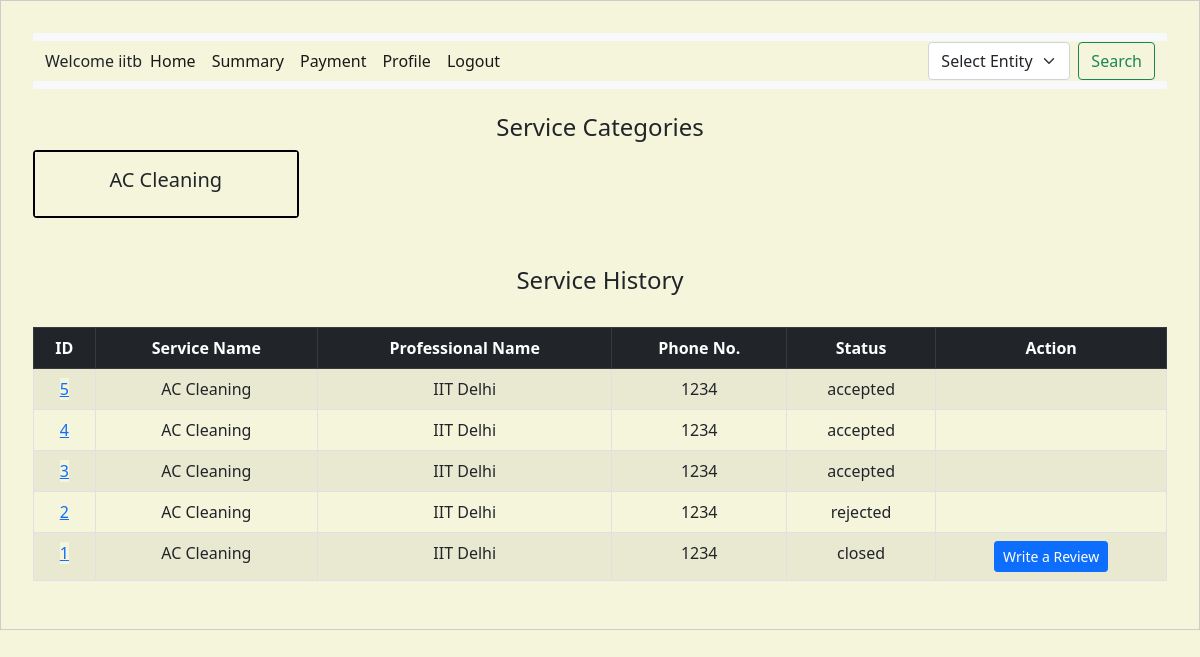
The app's page /customer_dashboard (signed in) with its own data.
### backend/models.py (models this page shows)
class Customer(db.Model):
    __tablename__ = "customer"
    id = db.Column(db.Integer, primary_key=True, autoincrement=True)
    username = db.Column(db.String, unique=True, nullable=False)
    password = db.Column(db.String, nullable=False)
    name = db.Column(db.String, nullable=False)
    email = db.Column(db.String, unique=True, nullable=False)
    address = db.Column(db.String, nullable=False)
    pin_code = db.Column(db.String, nullable=False)
    phone_no = db.Column(db.Integer, nullable=False)
    gender = db.Column(db.String, nullable=True)  # New column for gender (optional)
    profile_pic = db.Column(
        db.String, nullable=True
    )  # New column for profile picture (optional)
    role = db.Column(
        db.Integer, nullable=False, default=1
    )  # 0 for admin, 1 for customer
    average_rating = db.Column(db.Float, nullable=True)  # New column for average rating
    is_blocked = db.Column(
        db.Boolean, default=False
    )  # New column to track block status

class Service_Request(db.Model):
    __tablename__ = "service_request"
    id = db.Column(db.Integer, primary_key=True, autoincrement=True)
    service_id = db.Column(db.Integer, db.ForeignKey("service.id"), nullable=False)
    customer_id = db.Column(db.Integer, db.ForeignKey("customer.id"), nullable=False)
    professional_id = db.Column(
        db.Integer, db.ForeignKey("service_professional.id"), nullable=False
    )
    date_of_request = db.Column(db.DateTime, nullable=False, default=datetime.utcnow)
    date_of_completion = db.Column(db.DateTime)
    service_status = db.Column(
        db.String, nullable=False
    )  # e.g., 'requested', 'assigned', 'closed'
    remarks = db.Column(db.String, nullable=True)  # ratings given by customer
    rating = db.Column(db.Integer, nullable=True)  # Added this line for the rating
    customer_rating = db.Column(
        db.Integer, nullable=True
    )  # Rating given by professional
    customer_remarks = db.Column(
        db.String, nullable=True
    )  # Remarks from the professional
    requested_date = db.Column(db.Date)
    requested_time = db.Column(db.Time)
    service = db.relationship(
        "Service",
        backref=db.backref(
            "service_requests",
            lazy=True,
        ),
    )
    customer = db.relationship(
        "Customer", backref=db.backref("service_requests", lazy=True)
    )
    professional = db.relationship(
        "Service_Professional",
        backref=db.backref("service_requests", lazy=True, cascade="all, delete-orphan"),
    )
    payments = db.relationship("Payment", back_populates="service_request", lazy=True)

class Service(db.Model):
    __tablename__ = "service"
    id = db.Column(db.Integer, primary_key=True, autoincrement=True)
    name = db.Column(db.String, nullable=False)
    base_price = db.Column(
        db.Integer, nullable=False
    )  # Changed 'price' to 'base_price'
    base_time_required = db.Column(db.String, nullable=True)
    description = db.Column(db.String, nullable=False)
    service_pic = db.Column(
        db.String, nullable=True
    )  # New column for service picture (optional)
    professional_services = db.relationship(
        "ProfessionalService", back_populates="service"
    )

class Service_Professional(db.Model):
    __tablename__ = "service_professional"
    id = db.Column(db.Integer, primary_key=True, autoincrement=True)
    username = db.Column(db.String, unique=True, nullable=False)
    password = db.Column(db.String, nullable=False)
    name = db.Column(db.String, nullable=False)
    service_type = db.Column(
        db.String, nullable=False
    )  # nullable true done for some reason
    experience = db.Column(db.Integer, nullable=False)
    phone_no = db.Column(db.Integer, nullable=False)
    email = db.Column(db.String, unique=True, nullable=False)
    address = db.Column(db.String, nullable=False)
    pin_code = db.Column(db.String, nullable=False)
    verified_status = db.Column(db.String, nullable=True, default="Not verified yet")
    gender = db.Column(db.String, nullable=True)  # New column for gender (optional)
    profile_pic = db.Column(
        db.String, nullable=True
    )  # New column for profile picture (optional)
    average_rating = db.Column(db.Float, nullable=True)  # New column for average rating
    document = db.Column(db.String, nullable=True)  # Column to store document path
    block_status = db.Column(db.Boolean, default=False)  # Block/unblock status
    custom_services = db.relationship(
        "ProfessionalService",
        back_populates="professional",
        lazy=True,
        cascade="all, delete-orphan",
    )

### backend/controller.py (the view)
@app.route("/customer_dashboard")
def customer_dashboard():
    customer_id = session.get("customer_id")
    customer = Customer.query.get(customer_id)
    if not customer_id:
        return redirect(url_for("user_login"))
    services = Service.query.all()
    pin_codes = db.session.query(Service_Professional.pin_code).distinct().all()
    pin_codes = [pin[0] for pin in pin_codes]  # Extract pin codes from query results
    service_requests = Service_Request.query.filter_by(customer_id=customer_id).all()
    service_requests.sort(key=lambda request: request.id, reverse=True)
    if customer.is_blocked:
        block_message = (
            "You have been blocked by the admin and cannot book any services."
        )
    else:
        block_message = ""
    return render_template(
        "customer_dashboard.html",
        block_message=block_message,
        services=services,
        service_requests=service_requests,
        pin_codes=pin_codes,
        customer=session.get("username"),  # Assuming customer_name is stored in session
    )

### templates/customer_dashboard.html (shortened to what this page needs)
<!DOCTYPE html>
<html lang="en">
<head>
    <link rel="stylesheet" href="/static/style.css" />
    <link href="https://cdn.jsdelivr.net/npm/bootstrap@5.0.2/dist/css/bootstrap.min.css" rel="stylesheet" />
</head>
<body>
    <div id="container">
        <div id="panel">
            <nav class="navbar navbar-expand-lg navbar-light bg-light mb-4">
                <div class=" container-fluid">
                    <label>Welcome {{ customer }}</label>
                    <div class="collapse navbar-collapse" id="navbarSupportedContent">
                        <ul class="navbar-nav me-auto mb-2 mb-lg-0">
                            <li class="nav-item">
                                <a class="nav-link active" aria-current="page"
                                    href="{{ url_for('customer_dashboard') }}">Home</a>
                            </li>
                            <li class="nav-item">
                                <a class="nav-link active" aria-current="page"
                                    href="{{ url_for('customer_summary') }}">Summary</a>
                            </li>
                            <li class="nav-item">
                                <a class="nav-link active" aria-current="page"
                                    href="{{ url_for('customer_payments') }}">Payment</a>
                            </li>
                            <li class="nav-item">
                                <a class="nav-link active" aria-current="page"
                                    href="{{ url_for('customer_profile') }}">Profile</a>
                            </li>
                            <li class="nav-item">
                                <a class="nav-link active" aria-current="page" href="{{ url_for('logout') }}">Logout</a>
                            </li>
                        </ul>
                        <form class="d-flex" action="{{ url_for('search_service') }}" method="GET">
                            <select class="form-select me-2" name="entity" id="entity" required>
                                <option value="" disabled selected>Select Entity</option>
                            </select>
                            <button class="btn btn-outline-success" type="submit">Search</button>
                        </form>
                    </div>
                </div>
            </nav>
            <h4 class="mt-4">Service Categories</h4>
            <div class="row">
                {% for service in services %}
                <div class="col-md-3 mb-4">
                    <div class="card h-100">
                        <div class="card-body">
                            <h5 class="card-title">{{ service.name }}</h5>
                        </div>
                    </div>
                </div>
                {% endfor %}
            </div>
            <h4 class="mt-4">Service History</h4>
            <br>
            {% if service_requests %}
            <table class="table table-bordered table-striped">
                <thead class="table-dark">
                    <tr>
                        <th>ID</th>
                        <th>Service Name</th>
                        <th>Professional Name</th>
                        <th>Phone No.</th>
                        <th>Status</th>
                        <th>Action</th>
                    </tr>
                </thead>
                <tbody>
                    {% for request in service_requests %}
                    <tr>
                        <td> <a href="{{ url_for('service_request_customer', request_id=request.id) }}">
                                {{ request.id }}
                            </a></td>
                        <td>{{ request.service.name }}</td>
                        <td>{{ request.professional.name }}</td>
                        <td>{{ request.professional.phone_no }}</td>
                        <td>{{ request.service_status }}</td>
                        <td>
                            {% if request.service_status == 'requested' %}
                            <form action="{{ url_for('cancel_service', service_id=request.id) }}" method="POST"
                                style="display:inline-block;">
                                <button type="button" class="btn btn-danger btn-sm" onclick="confirmCancel(this)">
                                    Cancel Service
                                </button>
                            </form>
                            {% elif request.service_status == 'closed' and not request.rating %}
                            <button class="btn btn-primary btn-sm" data-bs-toggle="modal"
                                data-bs-target="#closeServiceModal" data-id="{{ request.id }}"
                                data-service-name="{{ request.service.name }}"
                                data-professional-name="{{ request.professional.name }}"
                                data-professional-id="{{ request.professional.id }}"
                                data-description="{{ request.service.description }}">
                                Write a Review
                            </button>
                            {% endif %}
                        </td>
                    </tr>
                    {% endfor %}
                </tbody>
            </table>
            {% else %}
            <p>No service History Available ! </p>
            {% endif %}
        </div>
    </div>
</body>
</html>

### static/style.css (style rules this page uses)
* { margin: 0; background-color: #F5F5DC; }
#panel { width: auto; margin: auto; height: auto; text-align: center; padding: 2vh; border: 0px solid black; border-radius: 10px; }
#container { width: auto; margin: auto; padding: 2vh; border: 1px solid #ccc; }
.card { border: 2px solid #000000 !important; height: auto; width: auto; }

### records on screen
Customer: username "iitb"
Service_Request: id "5", service.name "AC Cleaning", professional.name "IIT Delhi", professional.phone_no "1234", service_status "accepted"
Service_Request: id "4", service.name "AC Cleaning", professional.name "IIT Delhi", professional.phone_no "1234", service_status "accepted"
Service_Request: id "3", service.name "AC Cleaning", professional.name "IIT Delhi", professional.phone_no "1234", service_status "accepted"
Service_Request: id "2", service.name "AC Cleaning", professional.name "IIT Delhi", professional.phone_no "1234", service_status "rejected"
Service_Request: id "1", service.name "AC Cleaning", professional.name "IIT Delhi", professional.phone_no "1234", service_status "closed"
